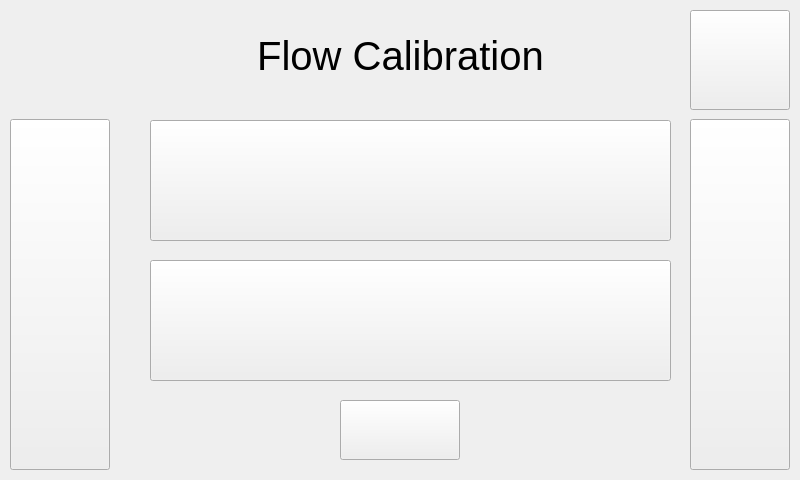
<?xml version="1.0" encoding="UTF-8"?>
<ui version="4.0">
 <class>FlowCalibration405Form</class>
 <widget class="QWidget" name="FlowCalibration405Form">
  <property name="geometry">
   <rect>
    <x>0</x>
    <y>0</y>
    <width>800</width>
    <height>480</height>
   </rect>
  </property>
  <property name="windowTitle">
   <string>Form</string>
  </property>
  <widget class="QPushButton" name="OzoneSlopeMask">
   <property name="geometry">
    <rect>
     <x>150</x>
     <y>260</y>
     <width>521</width>
     <height>121</height>
    </rect>
   </property>
   <property name="text">
    <string/>
   </property>
  </widget>
  <widget class="QPushButton" name="Home">
   <property name="geometry">
    <rect>
     <x>690</x>
     <y>10</y>
     <width>100</width>
     <height>100</height>
    </rect>
   </property>
   <property name="text">
    <string/>
   </property>
   <property name="icon">
    <iconset resource="../../resources.qrc">
     <normaloff>:/Buttons/button_back.jpg</normaloff>:/Buttons/button_back.jpg</iconset>
   </property>
   <property name="iconSize">
    <size>
     <width>100</width>
     <height>100</height>
    </size>
   </property>
  </widget>
  <widget class="QPushButton" name="Save">
   <property name="geometry">
    <rect>
     <x>340</x>
     <y>400</y>
     <width>120</width>
     <height>60</height>
    </rect>
   </property>
   <property name="text">
    <string/>
   </property>
   <property name="icon">
    <iconset resource="../../resources.qrc">
     <normaloff>:/Buttons/button_save.jpg</normaloff>:/Buttons/button_save.jpg</iconset>
   </property>
   <property name="iconSize">
    <size>
     <width>120</width>
     <height>60</height>
    </size>
   </property>
  </widget>
  <widget class="QLabel" name="cellFlowLabel">
   <property name="geometry">
    <rect>
     <x>280</x>
     <y>120</y>
     <width>331</width>
     <height>121</height>
    </rect>
   </property>
   <property name="font">
    <font>
     <pointsize>25</pointsize>
    </font>
   </property>
   <property name="text">
    <string>Slope: </string>
   </property>
  </widget>
  <widget class="QPushButton" name="Next">
   <property name="geometry">
    <rect>
     <x>690</x>
     <y>119</y>
     <width>100</width>
     <height>351</height>
    </rect>
   </property>
   <property name="text">
    <string/>
   </property>
   <property name="icon">
    <iconset resource="../../resources.qrc">
     <normaloff>:/Buttons/Right_Carrot.jpg</normaloff>:/Buttons/Right_Carrot.jpg</iconset>
   </property>
   <property name="iconSize">
    <size>
     <width>100</width>
     <height>340</height>
    </size>
   </property>
  </widget>
  <widget class="QPushButton" name="Previous">
   <property name="geometry">
    <rect>
     <x>10</x>
     <y>119</y>
     <width>100</width>
     <height>351</height>
    </rect>
   </property>
   <property name="text">
    <string/>
   </property>
   <property name="icon">
    <iconset resource="../../resources.qrc">
     <normaloff>:/Buttons/Left_Carrot.jpg</normaloff>:/Buttons/Left_Carrot.jpg</iconset>
   </property>
   <property name="iconSize">
    <size>
     <width>100</width>
     <height>340</height>
    </size>
   </property>
  </widget>
  <widget class="QLabel" name="ozoneFlowLabel">
   <property name="geometry">
    <rect>
     <x>270</x>
     <y>260</y>
     <width>511</width>
     <height>121</height>
    </rect>
   </property>
   <property name="font">
    <font>
     <pointsize>25</pointsize>
    </font>
   </property>
   <property name="text">
    <string>Ozone:</string>
   </property>
  </widget>
  <widget class="QPushButton" name="CellSlopeMask">
   <property name="geometry">
    <rect>
     <x>150</x>
     <y>120</y>
     <width>521</width>
     <height>121</height>
    </rect>
   </property>
   <property name="text">
    <string/>
   </property>
  </widget>
  <widget class="QLabel" name="FlowCalibration">
   <property name="geometry">
    <rect>
     <x>0</x>
     <y>20</y>
     <width>801</width>
     <height>71</height>
    </rect>
   </property>
   <property name="font">
    <font>
     <pointsize>30</pointsize>
    </font>
   </property>
   <property name="text">
    <string>Flow Calibration</string>
   </property>
   <property name="alignment">
    <set>Qt::AlignCenter</set>
   </property>
  </widget>
  <zorder>cellFlowLabel</zorder>
  <zorder>ozoneFlowLabel</zorder>
  <zorder>OzoneSlopeMask</zorder>
  <zorder>CellSlopeMask</zorder>
  <zorder>FlowCalibration</zorder>
  <zorder>Home</zorder>
  <zorder>Save</zorder>
  <zorder>Next</zorder>
  <zorder>Previous</zorder>
 </widget>
 <resources>
  <include location="../../resources.qrc"/>
 </resources>
 <connections/>
</ui>
